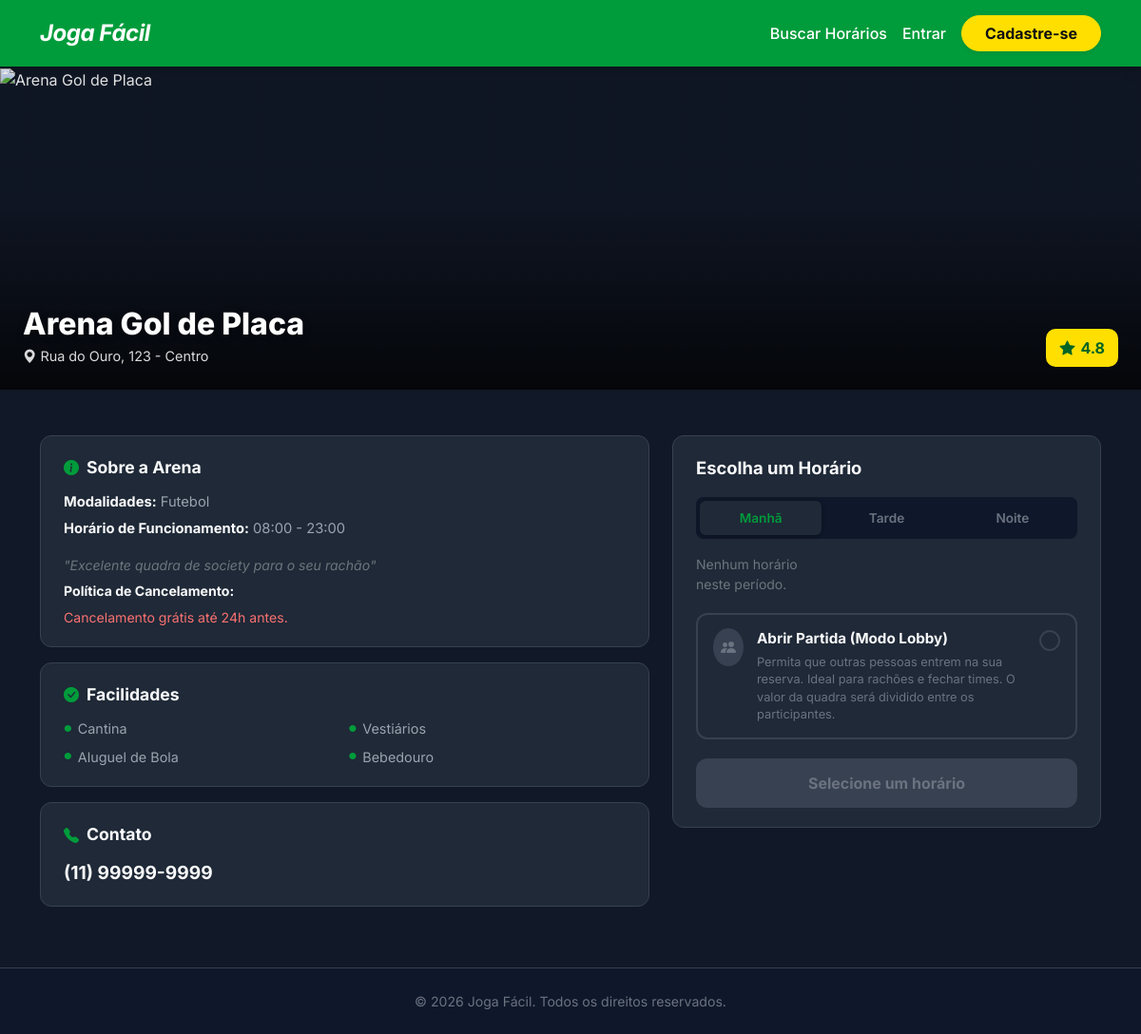
/pages/arenaDetalhe.php?id=1, run on the app's committed database.
### tables this page shows
CREATE TABLE IF NOT EXISTS quadras (
    id          INT AUTO_INCREMENT PRIMARY KEY,
    nome        VARCHAR(100) NOT NULL,
    endereco    VARCHAR(255) NOT NULL,
    imagem      VARCHAR(255) DEFAULT NULL,
    locador_id  INT NOT NULL,
    cnpj        VARCHAR(14) DEFAULT NULL,
    status      ENUM('pendente', 'ativo', 'inativo', 'manutencao', 'rejeitado') NOT NULL DEFAULT 'pendente',
    descricao   TEXT DEFAULT NULL,
    facilidades TEXT DEFAULT NULL,
    modalidades VARCHAR(255) DEFAULT 'Futebol',
    funcionamento VARCHAR(100) DEFAULT '08:00 - 23:00',
    cancelamento_horas INT DEFAULT 24,
    telefone    VARCHAR(20) DEFAULT NULL,
    created_at  TIMESTAMP DEFAULT CURRENT_TIMESTAMP,
    FOREIGN KEY (locador_id) REFERENCES usuarios(id) ON DELETE CASCADE
);

### crud/readQuadras.php (called while the page is built, shortened)
<?php
function getActiveQuadraById(int $arenaId): ?array {
    $pdo = getDbConnection();
    $stmt = $pdo->prepare("SELECT * FROM quadras WHERE id = :arenaId AND status = 'ativo' LIMIT 1");
    $stmt->execute(['arenaId' => $arenaId]);
    return $stmt->fetch(PDO::FETCH_ASSOC) ?: null;
}

### crud/readHorarios.php (called while the page is built, shortened)
<?php
function getBookingSlotsByQuadraDate(int $quadraId, string $date, string $funcionamento): array {
    $pdo = getDbConnection();
    $stmt = $pdo->prepare(
        "SELECT
            h.id,
            TIME_FORMAT(h.hora_inicio, '%H:%i') AS start_time,
            h.preco,
            COUNT(r.id) AS reservas_ativas
         FROM horarios h
         LEFT JOIN reservas r
            ON r.horario_id = h.id
           AND r.status IN ('pendente', 'confirmada')
         WHERE h.quadra_id = ? AND h.data = ?
         GROUP BY h.id, h.hora_inicio, h.preco
         ORDER BY h.hora_inicio ASC"
    );
    $stmt->execute([$quadraId, $date]);
    $groupedSlots = ['manha' => [], 'tarde' => [], 'noite' => []];
    foreach ($stmt->fetchAll(PDO::FETCH_ASSOC) as $slotRow) {
        $hour = (int)substr($slotRow['start_time'], 0, 2);
        $period = $hour < 12 ? 'manha' : ($hour < 18 ? 'tarde' : 'noite');
        $groupedSlots[$period][] = [
            'id' => (int)$slotRow['id'],
            'startTime' => $slotRow['start_time'],
            'price' => (float)$slotRow['preco'],
            'isAvailable' => (int)$slotRow['reservas_ativas'] === 0,
        ];
    }
    return $groupedSlots;
}

### pages/arenaDetalhe.php (the view, shortened to what this page needs)
<?php
require_once __DIR__ . '/../crud/readQuadras.php';
require_once __DIR__ . '/../crud/readHorarios.php';
$arenaId = (int)($_GET['id'] ?? 0);
$quadra = $arenaId > 0 ? getActiveQuadraById($arenaId) : null;
$bookingDate = date('Y-m-d');
$slotsData = getBookingSlotsByQuadraDate((int)$quadra['id'], $bookingDate, $quadra['funcionamento'] ?? '08:00 - 23:00');
$facilidades = json_decode($quadra['facilidades'] ?? '', true) ?: [];
$defaultImage = 'https://images.unsplash.com/photo-1529900748604-07564a03e7a6?q=80&w=1600';
$capaSrc = $defaultImage;
?>
<!DOCTYPE html>
<html lang="pt-BR">
<head>
    <?php
    include __DIR__ . '/../includes/headTag.php';
    ?>
</head>
<body>
    <?php include __DIR__ . '/../includes/header.php'; ?>
    <div class="arenaDetailHero">
        <img class="arenaDetailHeroImg" src="<?= $capaSrc ?>" alt="<?= htmlspecialchars($quadra['nome']) ?>">
        <div class="arenaDetailHeroOverlay"></div>
        <div class="arenaDetailHeroMeta">
            <h1 class="arenaDetailHeroName"><?= htmlspecialchars($quadra['nome']) ?></h1>
            <div class="arenaDetailHeroAddr">
                <i class="bi bi-geo-alt-fill"></i>
                <?= htmlspecialchars($quadra['endereco']) ?>
            </div>
        </div>
        <div class="arenaDetailRating">
            <i class="bi bi-star-fill"></i> 4.8
        </div>
    </div>
    <main class="container py-5">
        <div class="row g-4">
            <div class="col-lg-7">
                <div class="detailInfoCard">
                    <div class="detailInfoCardTitle">
                        <i class="bi bi-info-circle-fill cardTitleIcon"></i>
                        Sobre a Arena
                    </div>
                    <div class="detailInfoRow"><strong>Modalidades:</strong> <?= htmlspecialchars($quadra['modalidades'] ?? 'Não informado') ?></div>
                    <div class="detailInfoRow"><strong>Horário de Funcionamento:</strong> <?= htmlspecialchars($quadra['funcionamento'] ?? 'Não informado') ?></div>
                    <?php if (!empty($quadra['descricao'])): ?>
                        <div class="detailInfoRow mt-3 text-secondary" style="font-size: 0.88rem; font-style: italic;">
                            "<?= nl2br(htmlspecialchars($quadra['descricao'])) ?>"
                        </div>
                    <?php endif; ?>
                    <div class="detailInfoRow">
                        <strong class="detailCancelText">Política de Cancelamento:</strong>
                    </div>
                    <div class="detailCancelText">Cancelamento grátis até <?= htmlspecialchars($quadra['cancelamento_horas']) ?>h antes.</div>
                </div>
                <div class="detailInfoCard">
                    <div class="detailInfoCardTitle">
                        <i class="bi bi-check-circle-fill cardTitleIcon"></i>
                        Facilidades
                    </div>
                    <ul class="facilidadesList">
                        <?php if (empty($facilidades)): ?>
                            <li class="facilidadesItem">Nenhuma facilidade cadastrada</li>
                        <?php else: ?>
                            <?php foreach ($facilidades as $facilidadeItem): ?>
                                <li class="facilidadesItem"><?= htmlspecialchars($facilidadeItem) ?></li>
                            <?php endforeach; ?>
                        <?php endif; ?>
                    </ul>
                </div>
                <div class="detailInfoCard">
                    <div class="detailInfoCardTitle">
                        <i class="bi bi-telephone-fill cardTitleIcon"></i>
                        Contato
                    </div>
                    <div class="detailPhone"><?= htmlspecialchars($quadra['telefone'] ?? 'Não informado') ?></div>
                </div>
            </div>
            <div class="col-lg-5">
                <div class="bookingWidget">
                    <div class="bookingWidgetTitle">Escolha um Horário</div>
                    <div class="periodTabsWrapper">
                        <button class="periodTab active" id="tabManha" data-period="manha">Manhã</button>
                        <button class="periodTab" id="tabTarde" data-period="tarde">Tarde</button>
                        <button class="periodTab" id="tabNoite" data-period="noite">Noite</button>
                    </div>
                    <form action="../crud/createReserva.php" method="POST" id="bookingForm">
                        <div class="slotsGrid" id="slotsGrid" data-slots='<?= htmlspecialchars(json_encode($slotsData), ENT_QUOTES, 'UTF-8') ?>'></div>
                        <button class="lobbyCard" id="lobbyToggle" type="button">
                            <div class="lobbyIconWrapper" id="lobbyIconWrapper">
                                <i class="bi bi-people-fill"></i>
                            </div>
                            <div>
                                <div class="lobbyTitle">Abrir Partida (Modo Lobby)</div>
                                <div class="lobbyDesc">
                                    Permita que outras pessoas entrem na sua reserva. Ideal para rachões e fechar times. O valor da quadra será dividido entre os participantes.
                                </div>
                            </div>
                            <div class="lobbyRadio" id="lobbyRadio">
                            </div>
                        </button>
                        <button class="bookingConfirmBtn disabled" id="confirmBtn" type="submit" disabled>
                            Selecione um horário
                        </button>
                    </form>
                </div>
            </div>
        </div>
    </main>
    <?php include __DIR__ . '/../includes/footer.php'; ?>
</body>
</html>

### assets/css/components/tokens.css (style rules this page uses)
:root { --verdeBandeira: #009c3b; --verdeEscuro: #006425; --amareloOuro: #FFDF00; --amareloClaro: #FFEE66; --bgMain: #111827; --bgCard: #1f2937; --bgCardBorder: #374151; --bgSection: #0f172a; --textPrimary: #f9fafb; --textSecondary: #9ca3af; --textMuted: #6b7280; --radiusSm: 8px; --radiusMd: 12px; --radiusLg: 16px; --radiusXl: 24px; --shadowCard: 0 4px 20px rgba(0, 0, 0, 0.35); --transition: all 0.25s ease; }

### assets/css/components/global.css (style rules this page uses)
*, *::before, *::after { box-sizing: border-box; }
html { font-size: 16px; }
body { font-family: 'Inter', system-ui, -apple-system, sans-serif; background-color: var(--bgMain) !important; color: var(--textPrimary) !important; display: flex; flex-direction: column; min-height: 100vh; margin: 0; }

### assets/css/components/arenaDetail.css (style rules this page uses)
.arenaDetailHero { position: relative; width: 100%; height: 340px; overflow: hidden; }
.arenaDetailHeroImg { width: 100%; height: 100%; object-fit: cover; }
.arenaDetailHeroOverlay { position: absolute; inset: 0; background: linear-gradient(to top, rgba(0, 0, 0, 0.75) 0%, rgba(0, 0, 0, 0.1) 60%); }
.arenaDetailHeroMeta { position: absolute; bottom: 24px; left: 24px; color: #fff; }
.arenaDetailHeroName { font-size: 2rem; font-weight: 800; margin: 0; text-shadow: 0 2px 8px rgba(0, 0, 0, 0.4); }
.arenaDetailHeroAddr { font-size: 0.9rem; opacity: 0.85; margin-top: 4px; display: flex; align-items: center; gap: 4px; }
.arenaDetailRating { position: absolute; bottom: 24px; right: 24px; background-color: var(--amareloOuro); color: var(--verdeEscuro); font-weight: 700; font-size: 1rem; padding: 8px 14px; border-radius: 10px; display: flex; align-items: center; gap: 6px; }
.detailInfoCard { background-color: var(--bgCard); border: 1px solid var(--bgCardBorder); border-radius: var(--radiusMd); padding: 20px 24px; margin-bottom: 16px; }
.detailInfoCardTitle { font-size: 1.1rem; font-weight: 700; color: var(--textPrimary); margin-bottom: 12px; display: flex; align-items: center; gap: 8px; }
.detailInfoCardTitle .cardTitleIcon { color: var(--verdeBandeira); font-size: 1rem; }
.detailInfoRow { font-size: 0.92rem; margin-bottom: 6px; color: var(--textSecondary); }
.detailInfoRow strong { color: var(--textPrimary); }
.detailCancelText { color: #f87171; font-size: 0.88rem; }
.facilidadesList { display: grid; grid-template-columns: 1fr 1fr; gap: 8px; list-style: none; padding: 0; margin: 0; }
.facilidadesItem { font-size: 0.9rem; color: var(--textSecondary); display: flex; align-items: center; gap: 6px; }
.facilidadesItem::before { content: '●'; color: var(--verdeBandeira); font-size: 0.6rem; }
.detailPhone { font-size: 1.2rem; font-weight: 700; color: var(--textPrimary); margin-top: 4px; }

### data on the page
quadras: nome "Arena Gol de Placa", endereco "Rua do Ouro, 123 - Centro", modalidades "Futebol", funcionamento "08:00 - 23:00", descricao "Excelente quadra de society para o seu rachão", cancelamento_horas "24", facilidades "Cantina", facilidades "Vestiários", facilidades "Aluguel de Bola", facilidades "Bebedouro", telefone "(11) 99999-9999"
